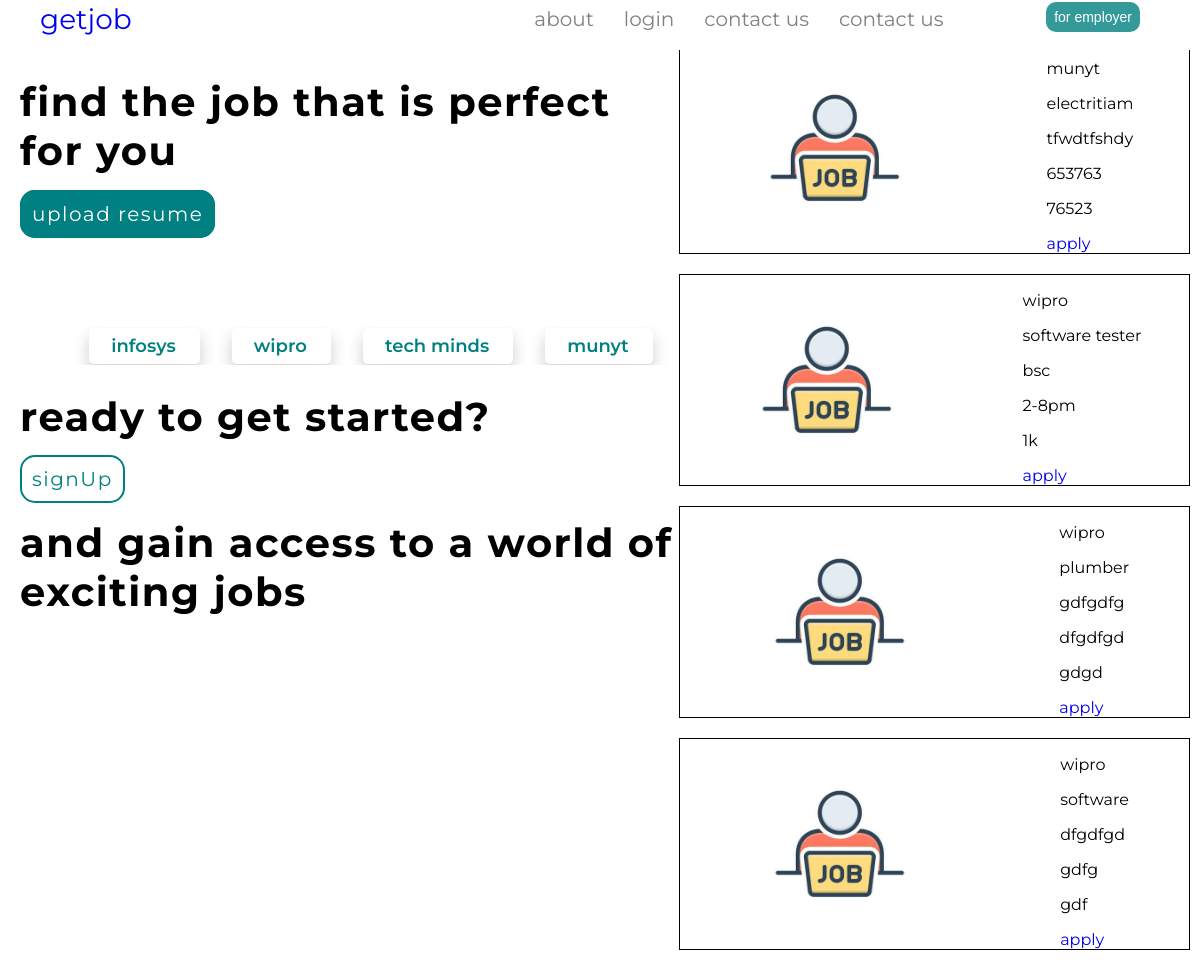
The app's page /, older data.
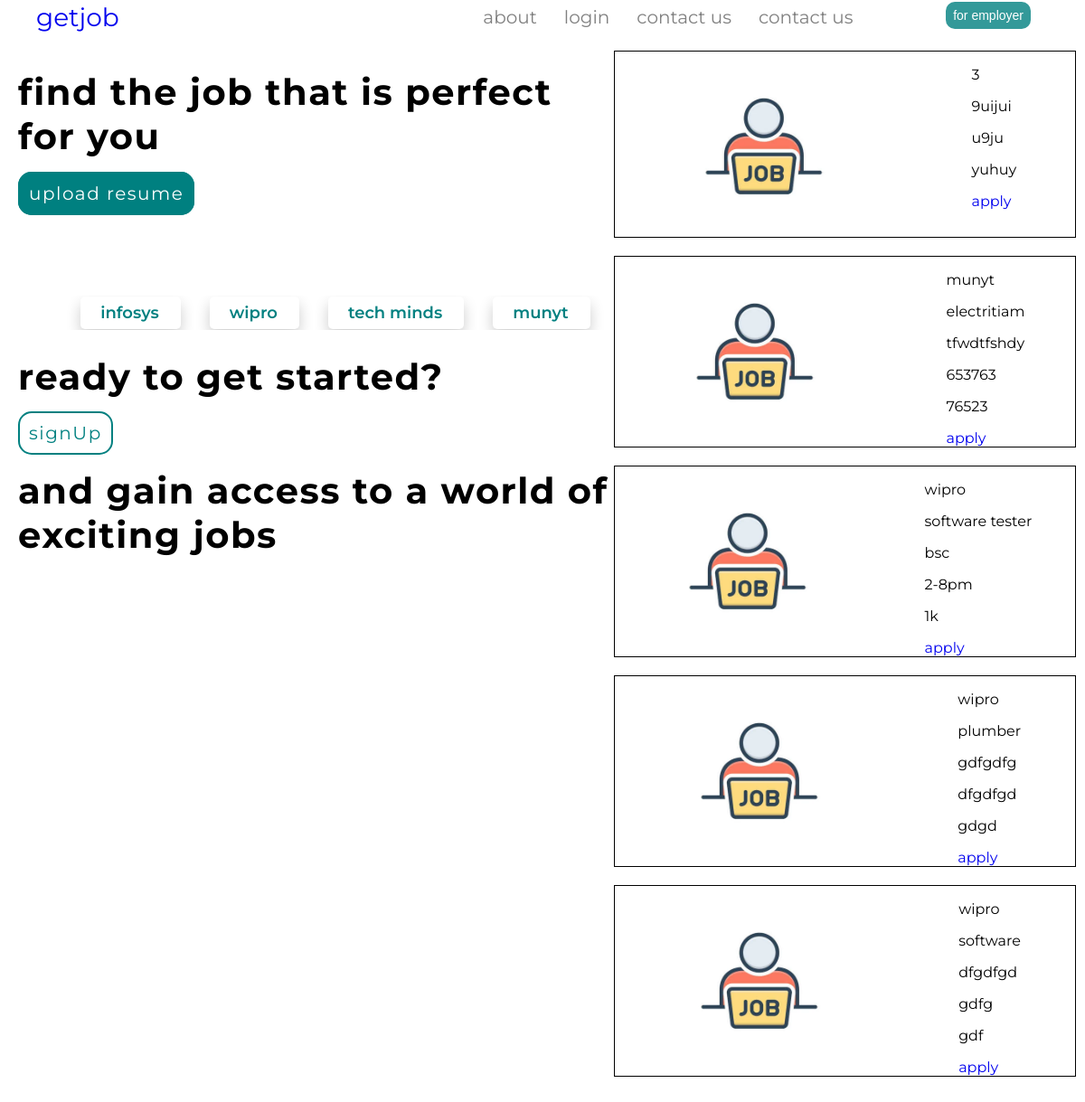
The same page, newer data.
### jobapp/models.py (models this page shows)
class employer(models.Model):
    name=models.CharField(max_length=20)
    field=models.CharField(max_length=20)
    phoneNumber=models.IntegerField()
    location=models.CharField(max_length=20)
    email=models.EmailField(max_length=250)
    password=models.CharField(max_length=20)

class jobDetail(models.Model):
    companyName=models.CharField(max_length=20)
    name=models.CharField(max_length=20)
    education=models.CharField(max_length=20)
    Time=models.CharField(max_length=20)
    salary=models.CharField(max_length=20)

### jobapp/views.py (the view)
# urls.py: path('',views.landingPage,name="landingPage"),
def landingPage(request):
    employerDetails=employer.objects.all()
    jobs = jobDetail.objects.all()
    return render(request,"landingPage.html",{'employer':employerDetails,'jobs':jobs})

### templates/landingPage.html (shortened to what this page needs)
<!DOCTYPE html>
{% extends "mainHeader.html" %}
{% load static %}
{% block body_block %}
<div class="landingPage">
    <div class="userInteraction">
        <div class="resumeDetails">
            <h1>find the job that is perfect for you</h1>
            <a href = "{% url 'resume' %}" class="resumeButton">upload resume</a>
        </div>
        <div class="container">{% include 'slider.html' %}</div>
        <div class="signUp">
            <h1>ready to get started?</h1>
            <a class=button href="#popup2" >signUp</a>
            <h1 id="change">and gain access to a world of exciting jobs</h1>
        </div>
    </div>
    <div class="jobView">
            {% for i in jobs %}
        <div class ="jobDetails">
            <div class = "photoView">
                <img src="{% static 'images/job.webp' %}">
            </div>
            <div class="tyre">
                 <p> {{i.companyName}}</p>
                 <p> {{i.name}}</p>
                 <p> {{i.education}}</p>
                 <p> {{i.Time}}</p>
                 <p> {{i.salary}}</p>
                <a href=" {% url 'jobApplication' %}">apply</a>
            </div>
        </div>
        {% endfor %}
    </div>
</div>
{% endblock %}
{% block extra_css %}
<link rel="stylesheet" type="text/css" href="{% static 'css/landingPage.css'%}">
<link rel="stylesheet" type="text/css" href="{% static 'css/jobSliding.css'%}">
<link rel="stylesheet" type="text/css" href="{% static 'css/formView.css'%}">
<link rel="stylesheet" type="text/css" href="{% static 'css/popUpView.css'%}">
<link rel="stylesheet" type="text/css" href="{% static 'css/jobView.css'%}">
<link rel="stylesheet" type="text/css" href="{% static 'css/fontawesome.css'%}">
{% endblock %}

### templates/slider.html (shortened to what this page needs)
<!DOCTYPE html>
{% load static %}
{% block body_block %}
<div class="marquee-wrapper">
                <div class="marquee">
                    <div aria-hidden="true" class="marquee-group"> {% for company in employer %}
                        <a href="{% url 'companyView' company.name %}" class="marquee-tag-wrapper">
                            <div class="marquee-tag-container"><span class="marquee-tag">{{ company.name }}</span></div>
                        </a>
                        {% endfor %}
                    </div>
                </div>
            </div>
{% endblock %}
{% block extra_css %}
<link rel="stylesheet" type="text/css" href="{% static 'css/landingPage.css'%}">
{% endblock %}

Row changes from the older to the newer data that the page shows:
added jobDetail: companyName "3", name "9uijui", education "u9ju", Time "yuhuy"
